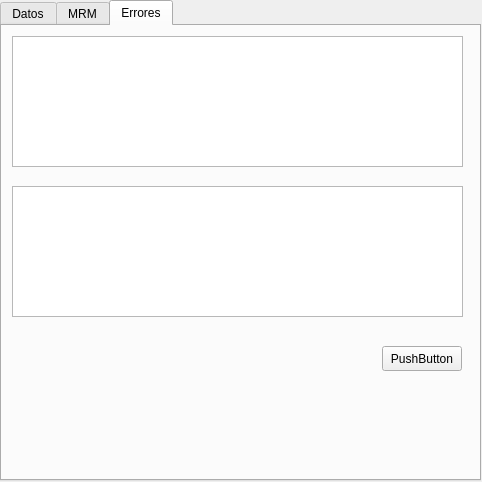
<?xml version="1.0" encoding="UTF-8"?>
<ui version="4.0">
 <class>minimoDialogBase</class>
 <widget class="QDialog" name="minimoDialogBase">
  <property name="geometry">
   <rect>
    <x>0</x>
    <y>0</y>
    <width>482</width>
    <height>482</height>
   </rect>
  </property>
  <property name="windowTitle">
   <string>MRM</string>
  </property>
  <property name="windowIcon">
   <iconset>
    <normaloff>icon.png</normaloff>icon.png</iconset>
  </property>
  <widget class="QTabWidget" name="tabWidget">
   <property name="geometry">
    <rect>
     <x>0</x>
     <y>0</y>
     <width>481</width>
     <height>481</height>
    </rect>
   </property>
   <property name="currentIndex">
    <number>2</number>
   </property>
   <property name="tabBarAutoHide">
    <bool>true</bool>
   </property>
   <widget class="QWidget" name="tab_datos">
    <attribute name="title">
     <string>Datos</string>
    </attribute>
    <widget class="QPushButton" name="btn_generar_estructura">
     <property name="geometry">
      <rect>
       <x>290</x>
       <y>130</y>
       <width>171</width>
       <height>28</height>
      </rect>
     </property>
     <property name="text">
      <string>Crear estructura de capas</string>
     </property>
    </widget>
    <widget class="QLabel" name="label_3">
     <property name="geometry">
      <rect>
       <x>20</x>
       <y>250</y>
       <width>401</width>
       <height>21</height>
      </rect>
     </property>
     <property name="text">
      <string>Seleccione el metodo para calcular el tiempo de concentraacion:</string>
     </property>
    </widget>
    <widget class="QPushButton" name="btn1">
     <property name="geometry">
      <rect>
       <x>20</x>
       <y>10</y>
       <width>111</width>
       <height>28</height>
      </rect>
     </property>
     <property name="text">
      <string>boton de prueba</string>
     </property>
    </widget>
    <widget class="QComboBox" name="combo_metodos">
     <property name="geometry">
      <rect>
       <x>110</x>
       <y>280</y>
       <width>351</width>
       <height>25</height>
      </rect>
     </property>
     <property name="editable">
      <bool>false</bool>
     </property>
    </widget>
    <widget class="QDialogButtonBox" name="button_box">
     <property name="geometry">
      <rect>
       <x>120</x>
       <y>390</y>
       <width>341</width>
       <height>32</height>
      </rect>
     </property>
     <property name="orientation">
      <enum>Qt::Horizontal</enum>
     </property>
     <property name="standardButtons">
      <set>QDialogButtonBox::Cancel|QDialogButtonBox::Ok</set>
     </property>
    </widget>
    <widget class="QgsMapLayerComboBox" name="combo_DEM">
     <property name="geometry">
      <rect>
       <x>110</x>
       <y>200</y>
       <width>351</width>
       <height>27</height>
      </rect>
     </property>
     <property name="showCrs">
      <bool>true</bool>
     </property>
    </widget>
    <widget class="QPushButton" name="btn_calcular_atributos">
     <property name="geometry">
      <rect>
       <x>150</x>
       <y>340</y>
       <width>311</width>
       <height>28</height>
      </rect>
     </property>
     <property name="text">
      <string>Calcular atributos de los elementos de las capas</string>
     </property>
    </widget>
    <widget class="QgsFileWidget" name="widget_dir">
     <property name="geometry">
      <rect>
       <x>110</x>
       <y>80</y>
       <width>351</width>
       <height>28</height>
      </rect>
     </property>
     <property name="storageMode">
      <enum>QgsFileWidget::GetDirectory</enum>
     </property>
    </widget>
    <widget class="QLabel" name="label_2">
     <property name="geometry">
      <rect>
       <x>20</x>
       <y>50</y>
       <width>211</width>
       <height>21</height>
      </rect>
     </property>
     <property name="text">
      <string>Donde desea guardar los archivos?</string>
     </property>
    </widget>
    <widget class="QLabel" name="label">
     <property name="geometry">
      <rect>
       <x>20</x>
       <y>170</y>
       <width>121</width>
       <height>21</height>
      </rect>
     </property>
     <property name="text">
      <string>Seleccione el DEM:</string>
     </property>
    </widget>
   </widget>
   <widget class="QWidget" name="tab_mrm">
    <attribute name="title">
     <string>MRM</string>
    </attribute>
   </widget>
   <widget class="QWidget" name="tab_errores">
    <attribute name="title">
     <string>Errores</string>
    </attribute>
    <widget class="QListView" name="listView">
     <property name="geometry">
      <rect>
       <x>10</x>
       <y>10</y>
       <width>451</width>
       <height>131</height>
      </rect>
     </property>
    </widget>
    <widget class="QListWidget" name="listWidget">
     <property name="geometry">
      <rect>
       <x>10</x>
       <y>160</y>
       <width>451</width>
       <height>131</height>
      </rect>
     </property>
    </widget>
    <widget class="QPushButton" name="pushButton">
     <property name="geometry">
      <rect>
       <x>380</x>
       <y>320</y>
       <width>80</width>
       <height>25</height>
      </rect>
     </property>
     <property name="text">
      <string>PushButton</string>
     </property>
    </widget>
   </widget>
  </widget>
 </widget>
 <customwidgets>
  <customwidget>
   <class>QgsFileWidget</class>
   <extends>QWidget</extends>
   <header>qgsfilewidget.h</header>
  </customwidget>
  <customwidget>
   <class>QgsMapLayerComboBox</class>
   <extends>QComboBox</extends>
   <header>qgsmaplayercombobox.h</header>
  </customwidget>
 </customwidgets>
 <resources/>
 <connections/>
</ui>
